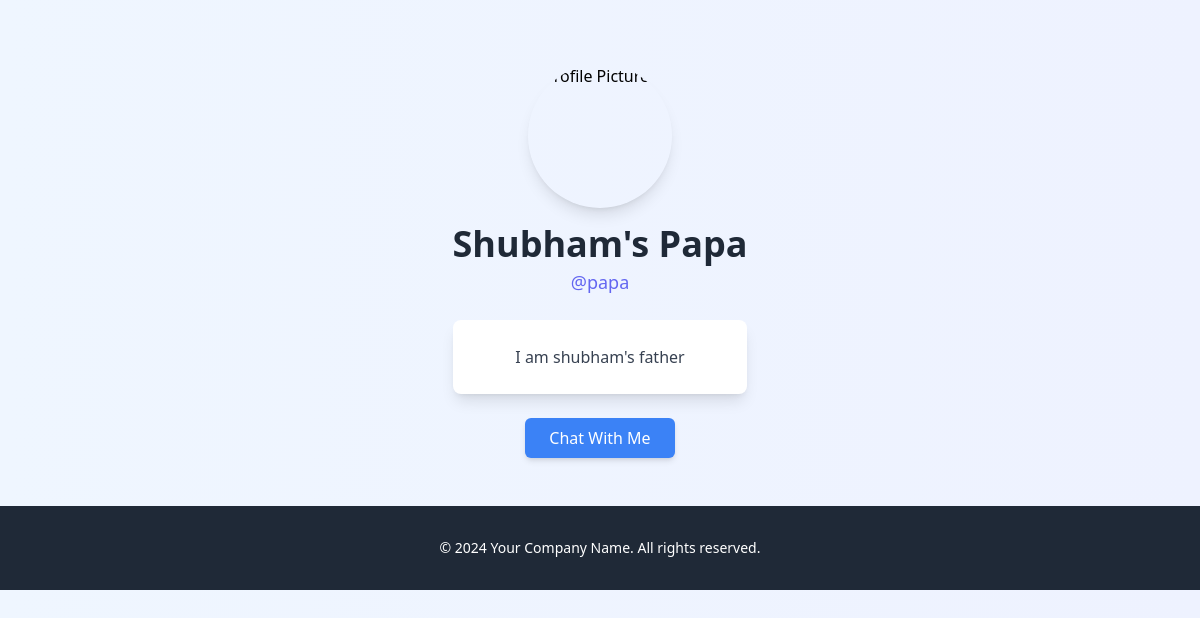
Page /profile/papa/ (signed in) on the committed database.
### main/models.py (models this page shows, shortened)
class Profile(models.Model):
    user = models.OneToOneField(User, on_delete=models.CASCADE)
    displayname = models.CharField(max_length=20, null=True, blank=True)
    info = models.TextField(null=True, blank=True)
    @property
    def name(self):
        if self.displayname:
            return self.displayname
        return self.user.username

### main/views.py (the view)
# urls.py: path('profile/<username>/',views.find_user,name='find-user'),
@login_required(login_url='/login/')
def find_user(request,username):
    if username:
        profile = get_object_or_404(User, username=username).profile
    else:
        profile = request.user.profile
    return render(request, 'profile.html', {'profile':profile})

### templates/profile.html (shortened to what this page needs)
<!DOCTYPE html>
<html lang="en">
<head>
    <script src="https://cdn.tailwindcss.com"></script>
</head>
<body class="bg-gradient-to-r from-blue-50 to-indigo-50 font-sans min-h-screen">
    <div class="max-w-4xl mx-auto flex flex-col items-center pt-16 px-4">
        <div class="relative w-36 h-36 mb-4">
            <img
                src="https://i.ibb.co/MstHgvS/icon.png"
                alt="Profile Picture"
                class="rounded-full w-full h-full object-cover shadow-lg"
            >
        </div>
        <div class="text-center">
            <h1 class="text-4xl font-bold text-gray-800 mb-1">{{ profile.name }}</h1>
            <div class="text-indigo-500 text-lg font-medium">@{{ profile.user.username }}</div>
            {% if profile.info %}
            <div class="mt-6 text-gray-700 text-base max-w-md mx-auto leading-relaxed break-words bg-white shadow-lg p-6 rounded-lg">
                <p>{{ profile.info }}</p>
            </div>
            {% else %}
            <p class="text-gray-500 italic mt-6">No bio available</p>
            {% endif %}
            {% if profile.user != user %}
            <a
                href="{% url 'start-chat' profile.user.username %}"
                class="mt-6 inline-block bg-blue-500 text-white px-6 py-2 rounded-md shadow-md hover:bg-blue-600 transition"
            >
                Chat With Me
            </a>
            {% endif %}
        </div>
    </div>
    <footer class="bg-gray-800 text-white text-center py-8 mt-12">
        <p class="text-sm">&copy; 2024 Your Company Name. All rights reserved.</p>
    </footer>
</body>
</html>

### rows in the picture
Profile: name "Shubham's Papa", user.username "papa", info "I am shubham's father"
